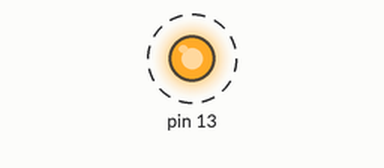
Bench run of a program on a simulated Arduino Mega 2560, built with avr-gcc and run on an emulated ATmega2560. Parts: output pins drawn as LEDs (lit = HIGH). Dashed ring = blinking.

Above: at 0.2 s.
Timing chart, 0 to 3.0 s (numbered marks = the images above):
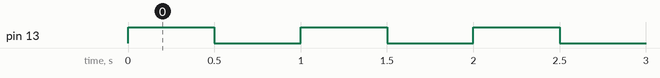

Measured:
- by itself, pin 13: alternates HIGH for 0.50 s and LOW for 0.50 s

The program:

main.cpp
```cpp
#include <Arduino.h>

void setup() {
  // Configura o Pino 13 (Porta B, Bit 7) como saída
  asm volatile ("sbi 0x04, 7\n");
}

void loop() {
  // Pino 13 em HIGH
  asm volatile ("sbi 0x05, 7\n");
  delay(500);

  // Pino 13 em LOW
  asm volatile ("cbi 0x05, 7\n");
  delay(500);
}
```
